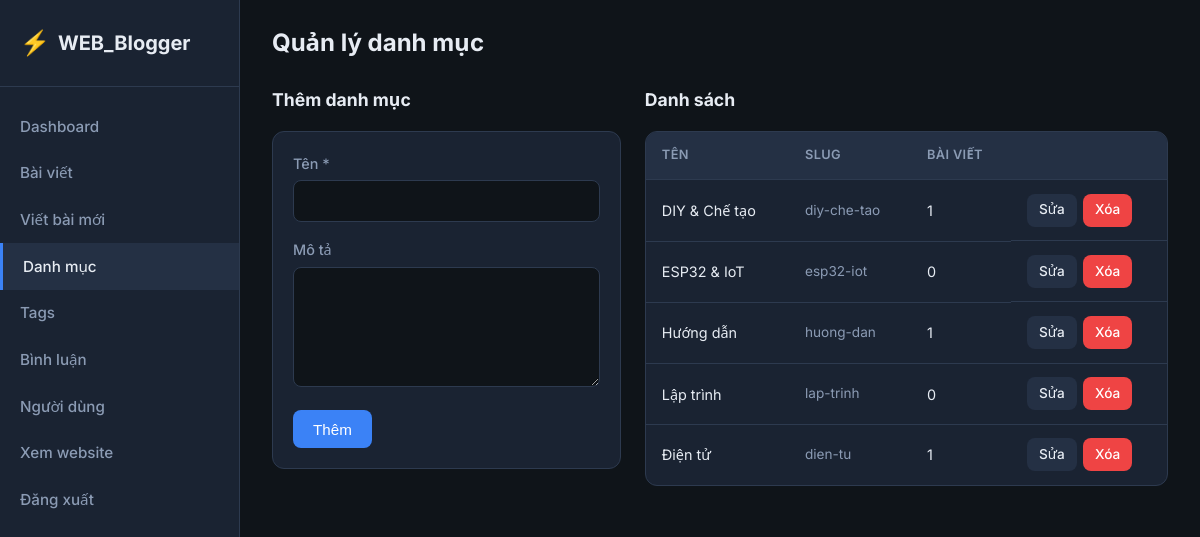
Screenshot of /admin/categories.php (signed in) with the database file from the repository.
### tables this page shows
CREATE TABLE categories (
            id INTEGER PRIMARY KEY AUTOINCREMENT,
            name TEXT NOT NULL UNIQUE,
            slug TEXT NOT NULL UNIQUE,
            description TEXT,
            created_at DATETIME DEFAULT CURRENT_TIMESTAMP
        );

### includes/db.php (called while the page is built, shortened)
<?php
function e(?string $str): string {
    return htmlspecialchars($str ?? '', ENT_QUOTES, 'UTF-8');
}

### admin/categories.php (the view, shortened to what this page needs)
<?php
$db = getDB();
$categories = $db->query("
    SELECT c.*, COUNT(p.id) as post_count
    FROM categories c
    LEFT JOIN posts p ON c.id = p.category_id
    GROUP BY c.id
    ORDER BY c.name
")->fetchAll();
$edit = null;
?>
<!DOCTYPE html>
<html lang="vi">
<head>
    <link rel="stylesheet" href="../assets/css/style.css">
</head>
<body>
<div class="admin-layout">
    <aside class="admin-sidebar">
        <div class="logo">
            <span class="logo-icon">⚡</span>
            <span class="logo-text"><?= e(SITE_NAME) ?></span>
        </div>
        <nav class="admin-nav">
            <a href="index.php">Dashboard</a>
            <a href="posts.php">Bài viết</a>
            <a href="post-edit.php">Viết bài mới</a>
            <a href="categories.php" class="active">Danh mục</a>
            <a href="tags.php">Tags</a>
            <a href="comments.php">Bình luận</a>
            <a href="users.php">Người dùng</a>
            <a href="../" target="_blank">Xem website</a>
            <a href="logout.php">Đăng xuất</a>
        </nav>
    </aside>
    <div class="admin-content">
        <div class="admin-header">
            <h1>Quản lý danh mục</h1>
        </div>
        <div style="display:grid;grid-template-columns:1fr 1.5fr;gap:1.5rem;">
            <div>
                <h2 style="font-size:1.1rem;margin-bottom:1rem"><?= $edit ? 'Sửa danh mục' : 'Thêm danh mục' ?></h2>
                <form method="post" style="background:var(--bg-card);border:1px solid var(--border);border-radius:var(--radius);padding:1.25rem">
                    <div class="form-group">
                        <label>Tên *</label>
                        <input type="text" name="name" required value="<?= e($edit['name'] ?? '') ?>">
                    </div>
                    <div class="form-group">
                        <label>Mô tả</label>
                        <textarea name="description" rows="3"><?= e($edit['description'] ?? '') ?></textarea>
                    </div>
                    <button type="submit" class="btn"><?= $edit ? 'Cập nhật' : 'Thêm' ?></button>
                </form>
            </div>
            <div>
                <h2 style="font-size:1.1rem;margin-bottom:1rem">Danh sách</h2>
                <div class="table-wrap">
                    <table>
                        <thead>
                            <tr><th>Tên</th><th>Slug</th><th>Bài viết</th><th></th></tr>
                        </thead>
                        <tbody>
                            <?php foreach ($categories as $c): ?>
                            <tr>
                                <td><?= e($c['name']) ?></td>
                                <td style="color:var(--text-muted);font-size:0.85rem"><?= e($c['slug']) ?></td>
                                <td><?= (int)$c['post_count'] ?></td>
                                <td class="actions">
                                    <a href="?edit=<?= $c['id'] ?>" class="btn btn-sm btn-secondary">Sửa</a>
                                    <a href="?delete=<?= $c['id'] ?>" class="btn btn-sm btn-danger" data-confirm="Xóa danh mục này?">Xóa</a>
                                </td>
                            </tr>
                            <?php endforeach; ?>
                        </tbody>
                    </table>
                </div>
            </div>
        </div>
    </div>
</div>
</body>
</html>

### assets/css/style.css (style rules this page uses)
:root { --bg: #0f1419; --bg-card: #1a2332; --bg-hover: #243044; --border: #2d3a4f; --text: #e7ecf3; --text-muted: #8b9bb4; --primary: #3b82f6; --primary-hover: #2563eb; --accent: #22d3ee; --success: #22c55e; --danger: #ef4444; --warning: #f59e0b; --radius: 12px; --shadow: 0 4px 24px rgba(0,0,0,0.35); --font: 'Inter', system-ui, sans-serif; --mono: 'JetBrains Mono', monospace; }
*, *::before, *::after { box-sizing: border-box; margin: 0; padding: 0; }
html { scroll-behavior: smooth; }
body { font-family: var(--font); background: var(--bg); color: var(--text); line-height: 1.6; min-height: 100vh; display: flex; flex-direction: column; }
a { color: var(--accent); text-decoration: none; transition: color 0.2s; }
.logo { display: flex; align-items: center; gap: 0.5rem; font-weight: 700; font-size: 1.25rem; color: var(--text); }
.logo-icon { font-size: 1.5rem; }
.form-group { margin-bottom: 1rem; }
.form-group label { display: block; margin-bottom: 0.35rem; font-size: 0.9rem; font-weight: 500; color: var(--text-muted); }
.form-group input, .form-group textarea, .form-group select { width: 100%; padding: 0.65rem 0.9rem; background: var(--bg); border: 1px solid var(--border); border-radius: 8px; color: var(--text); font-family: inherit; font-size: 0.95rem; outline: none; }
.form-group textarea { min-height: 120px; resize: vertical; }
.btn { display: inline-flex; align-items: center; justify-content: center; gap: 0.4rem; padding: 0.65rem 1.25rem; background: var(--primary); color: #fff; border: none; border-radius: 8px; font-weight: 500; font-size: 0.95rem; cursor: pointer; transition: background 0.2s; }
.btn-secondary { background: var(--bg-hover); color: var(--text); }
.btn-danger { background: var(--danger); }
.btn-sm { padding: 0.35rem 0.75rem; font-size: 0.85rem; }
.admin-layout { display: flex; min-height: 100vh; }
.admin-sidebar { width: 240px; background: var(--bg-card); border-right: 1px solid var(--border); padding: 1.5rem 0; flex-shrink: 0; }
.admin-sidebar .logo { padding: 0 1.25rem 1.5rem; border-bottom: 1px solid var(--border); margin-bottom: 1rem; }
.admin-nav a { display: flex; align-items: center; gap: 0.6rem; padding: 0.7rem 1.25rem; color: var(--text-muted); font-weight: 500; font-size: 0.95rem; }
.admin-nav a:hover, .admin-nav a.active { background: var(--bg-hover); color: var(--text); }
.admin-nav a.active { border-left: 3px solid var(--primary); }
.admin-content { flex: 1; padding: 1.5rem 2rem; overflow-x: auto; }
.admin-header { display: flex; justify-content: space-between; align-items: center; margin-bottom: 1.5rem; }
.admin-header h1 { font-size: 1.5rem; font-weight: 700; }
.table-wrap { overflow-x: auto; background: var(--bg-card); border: 1px solid var(--border); border-radius: var(--radius); }
table { width: 100%; border-collapse: collapse; }
th, td { padding: 0.85rem 1rem; text-align: left; border-bottom: 1px solid var(--border); font-size: 0.9rem; }
th { background: var(--bg-hover); font-weight: 600; color: var(--text-muted); font-size: 0.8rem; text-transform: uppercase; letter-spacing: 0.03em; }
tr:last-child td { border-bottom: none; }
.actions { display: flex; gap: 0.4rem; }

### rows the page displays
categories: name "DIY & Chế tạo", slug "diy-che-tao", post_count "1"
categories: name "ESP32 & IoT", slug "esp32-iot", post_count "0"
categories: name "Hướng dẫn", slug "huong-dan", post_count "1"
categories: name "Lập trình", slug "lap-trinh", post_count "0"
categories: name "Điện tử", slug "dien-tu", post_count "1"

### other values shown
SITE_NAME "WEB_Blogger"
